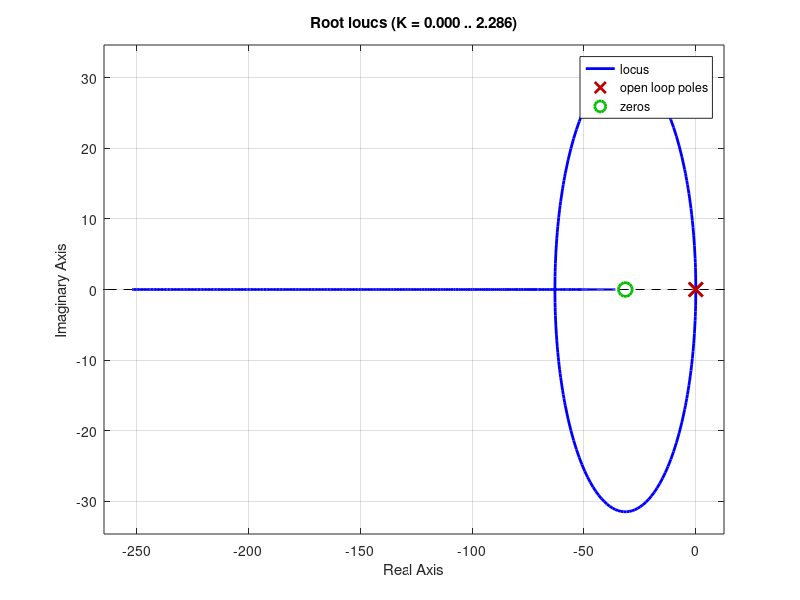

This chart was generated by the following MATLAB code: (Note: this script raises an error after producing the figure.)
%% ELEC 481 - Sliding Rod Inverted Pendulum
clc;clear;close all;
s=tf('s');
%% List of fixed physical parameters
l_o = 0.330;        %Length of pendulum rod from pivot to the sliding rod T section
m_1o = 0.103;       %Mass of the sliding rod with belt, belt clamps, and rubber end guards
m_w1 = 0.110;       %This is set to zero since "donut" weights aren't used
m_w2 = 1.000;       %Mass of brass balance weight
m_2o = 0.785 ;      %Mass of the complete moving assembly minus m1 and m_w2
l_co = 0.0711;      %Position of cg of the complete pendulum with the sliding rod and balance weight removed
J_star_o = 0.0246;  %Inertia evaluated when m_w2 = 0;
l_w2 = 0.1084;      %Signed distance from pivot to c.g of balance mass
g = 9.807;
k_f = 0.0013;       %Combined DAC-amplifier-motor-pulley gain
k_x = 50200;        %Sliding rod encoder
k_a = 2546;         %Pendulum angle encoder
k_s = 32;           %DSP controller firmware scale factor
%% List of derived physical parameters
m_1 = m_1o+m_w1;    %Mass of complete sliding rod including all attached elements
m_2 = m_2o+m_w2;    %Mass of the complete assembly minus m1
l_c = (m_w2*l_w2+m_2o*l_co)/(m_2);
J_oe = J_star_o + m_1*l_o^2 + m_w2*l_w2^2;
J_star = J_oe-m_1*l_o^2;
%% PD Control of the Sliding Rod
m_2_star = J_star/(l_o^2);
m_star = (m_1*m_2_star)/(m_1+m_2_star);
k_hw = k_x*k_s*k_f;
zeta = 1;
wn = 63;
kd = 2*zeta*wn*m_star/k_hw;
kp = m_star*wn^2/k_hw;
C = kp+kd*s;
num_g1 = k_hw;
den_g1 = [m_star 0 0];
G1 = tf(num_g1,den_g1);
figure;
rlocus(C*G1);
fprintf('The value of the Kp gain is:  ');
disp(kp);
fprintf('The value of the Kd gain is: ');
disp(kd);
%% Outer Loop for theta(s)/x(s)
k_star = (k_a*m_1*l_o)/(k_x*J_oe);
% 1. Numerical Model for Control System Toolbox
num_g2 = [-1 0 g/l_o];
den_g2 = [1 0 -(m_1*l_o+m_2*l_c)*g/J_oe];
G2 = k_star * tf(num_g2, den_g2);
syms r_1 r_0 s_1 s_0 s_sym;
num_g2_sym = -s_sym^2 + g/l_o;
den_g2_sym = s_sym^2 - (m_1*l_o + m_2*l_c)*g/J_oe;
R_s = r_1*s_sym + r_0;
S_s = s_1*s_sym + s_0;
%Current characteristic polynomial
D_cl = expand(den_g2_sym*R_s + k_star*num_g2_sym*S_s);
disp(D_cl);
%Desired characteristic polynomial
D_cl_desired = expand((s_sym+pi+pi*1i)*(s_sym+pi-pi*1i)*(s_sym+3*pi));
disp(D_cl_desired);
% Extract ALL coefficients, including s^3
coeffs_cl = coeffs(D_cl, s_sym, 'All');
coeffs_des = coeffs(D_cl_desired, s_sym, 'All');
% Match all four coefficients
eqns = coeffs_cl == coeffs_des;
% Solve for the four unknowns
sol = solve(eqns, [r_1, r_0, s_1, s_0]);
r_1_val = double(sol.r_1);
r_0_val = double(sol.r_0);
s_1_val = double(sol.s_1);
s_0_val = double(sol.s_0);
% Numerical validation
s = tf('s');
R_num = r_1_val*s + r_0_val;
S_num = s_1_val*s + s_0_val;
G2_num = k_star*tf(num_g2,den_g2);
D_cl_numeric = (den_g2*s*R_num + k_star*num_g2*s*S_num);
T_cl = feedback(G2_num*S_num/R_num,1);
disp('Actual closed-loop poles:')
disp(pole(T_cl))
disp('Desired closed-loop poles:')
disp([-pi+1i*pi; -pi-1i*pi; -3*pi])
